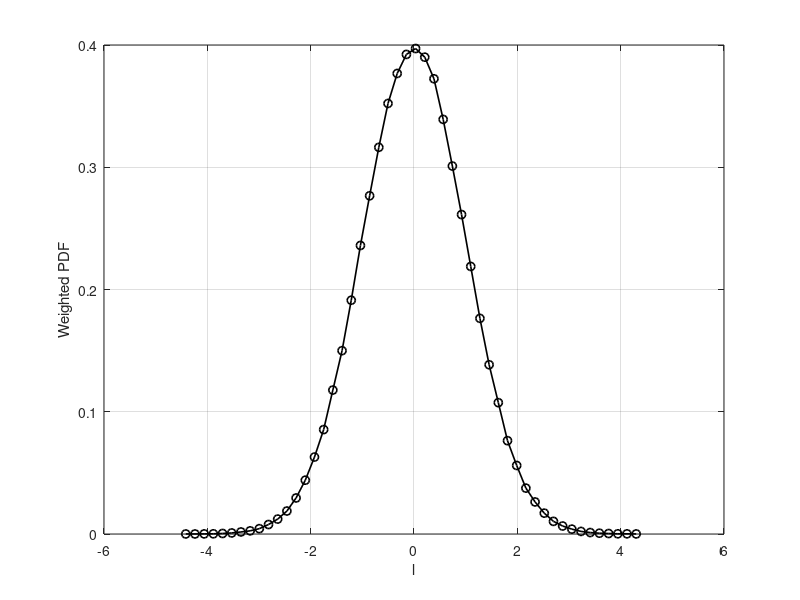

Here is the MATLAB script that generated this plot:
% calculate pdf with weight
clear; clc;

% -----------------------
% 测试数据
% -----------------------
N = 500000;
l_vec = randn(N,1);             % 正态分布数据
l_weight = abs(l_vec)-abs(l_vec) + 1.1;    % 权重

N_bin = 50;
edges = linspace(min(l_vec), max(l_vec), N_bin+1);
dl = edges(2) - edges(1);
l = (edges(1:end-1) + edges(2:end))/2;  % bin中心

% -----------------------
% 手动计算加权直方
% -----------------------
pdf_counts = zeros(N_bin,1);

for i = 1:N_bin
    in_bin = l_vec >= edges(i) & l_vec < edges(i+1);  % 落在这个bin的样本
    pdf_counts(i) = sum(l_weight(in_bin));           % 加权求和
end

% 最后一个bin包含右端点
in_bin = l_vec >= edges(end-1) & l_vec <= edges(end);
pdf_counts(end) = sum(l_weight(in_bin));

pdf = pdf_counts / (sum(pdf_counts) * dl);

% -----------------------
% 作图
% -----------------------
figure;
plot(l, pdf, 'ko-', 'LineWidth', 1.2);
xlabel('l');
ylabel('Weighted PDF');
grid on
